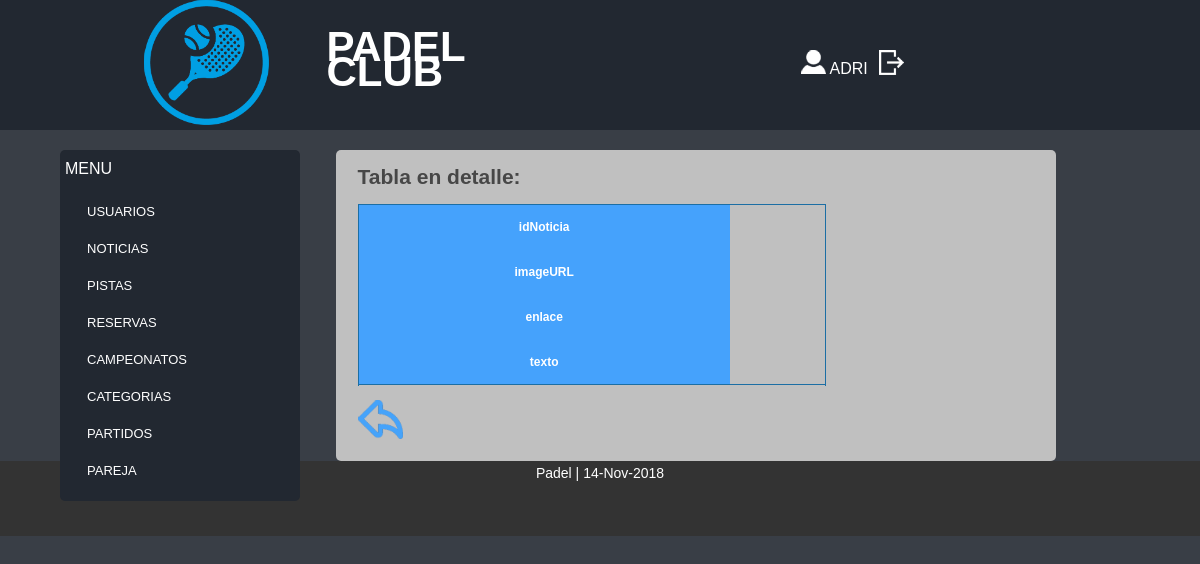
Before: /Controllers/NOTICIAS_Controller.php?action=SHOWCURRENT&idNoticia=1 (signed in) with the older database file.
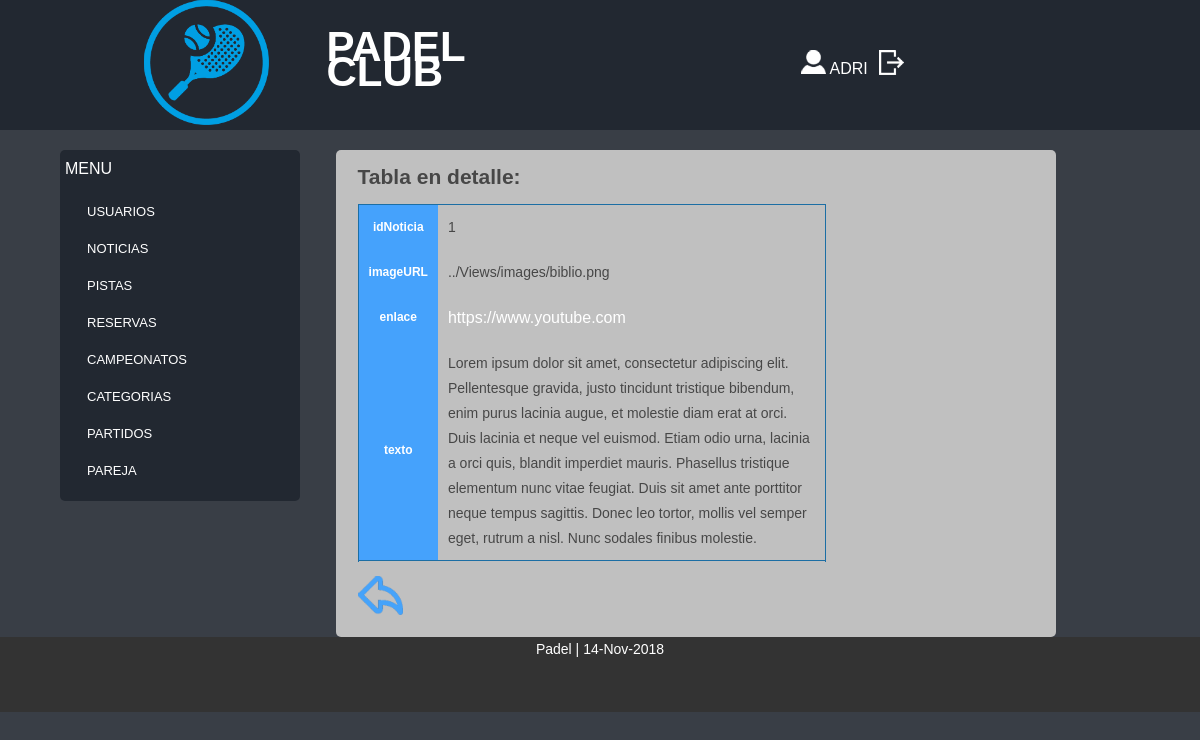
After: the same page with the newer database file.
### tables this page shows
CREATE TABLE `NOTICIA` (
  `idNoticia` int(11) NOT NULL,
  `imageURL` varchar(50) DEFAULT NULL,
  `enlace` varchar(50) DEFAULT NULL,
  `texto` text NOT NULL
);

### Functions/Authentication.php (called while the page is built)
<?php
function IsAuthenticated(){
	if (!isset($_SESSION['login'])){
		return false;
	}
	else{
		return true;
	}
}
?>

### Models/Access_DB.php (called while the page is built)
<?php
function ConnectDB()
{
    $mysqli = new mysqli("", 'root', '' , 'ABP_11');
	if ($mysqli->connect_errno) {
		include '../View/MESSAGE_View.php';
		new MESSAGE("Fallo al conectar a MySQL: (" . $mysqli->connect_errno . ") " . $mysqli->connect_error, './index.php');
		return false;
	}
	else{
		return $mysqli;
	}
}
?>

### Functions/ACL.php (called while the page is built)
<?php
include_once '../Models/USUARIOS_Model.php';
function comprobarRol($rol){
	$usuario = new USUARIOS_Model($_SESSION['login'],'','','','');
	$rolBD = $usuario->getRol();
	if($rolBD[0] == 'admin'){
		return true;
	}else{
		if($rol == $rolBD[0]){
			return true;
		}else{
			return false;
		}
	}
}
?>

### Models/USUARIOS_Model.php (called while the page is built, shortened)
<?php
class USUARIOS_Model {
	var $login;
	var $mysqli;
function __construct($login,$password,$rol,$nombre,$apellidos){
	$this->login = $login;
	include_once 'Access_DB.php';
	$this->mysqli = ConnectDB();
}
function getRol(){
	$sql = "SELECT rol
			FROM USUARIO
			WHERE (
				(login = '$this->login')
			)";
	$resultado = $this->mysqli->query($sql);
	if ($resultado->num_rows == 0){
		return 'El login no existe';
	}
	else{
		return mysqli_fetch_row($resultado);
	}
}
}
?>

### Models/NOTICIAS_Model.php (called while the page is built, shortened)
<?php
class NOTICIAS_Model {
	var $idNoticia;
	var $mysqli;
function __construct($idNoticia,$imageURL,$enlace,$texto){
	$this->idNoticia = $idNoticia;
	include_once 'Access_DB.php';
	$this->mysqli = ConnectDB();
}
function RellenaDatos(){
    $sql = "SELECT `idNoticia`, `imageURL`, `enlace`, `texto` from NOTICIA where idNoticia = '$this->idNoticia'";
	$result = $this->mysqli->query($sql);
	if($result ->num_rows >0){
		$tupla = mysqli_fetch_assoc($result);
		return $tupla;
	}
	else{
		return  false;
	}
}
}
?>

### Views/NOTICIA_SHOWCURRENT_View.php (the view)
<?php
class NOTICIAS_SHOWCURRENT {
	function __construct($array,$volver,$lista){
		$this->datos = $array;
		$this->volver = $volver;
		$this->lista = $lista;
		$this->render();
	}
	function render(){
		include 'Header.php';
?>
<h2>Tabla en detalle:</h2>
				<table class="tablas">
					<?php
							for($j=0;$j<count($this->lista);$j++){
								echo "<tr>";
								if(($this->lista)[$j]!='enlace'){
									echo "<th>".($this->lista)[$j]."</th><td>".$this->datos[($this->lista)[$j]]."</td>";
								}else{
									echo "<th>".($this->lista)[$j]."</th><td><a href='".$this->datos[($this->lista)[$j]]."' target='_blank'>".$this->datos[($this->lista)[$j]]."</a></td>";
									}
								echo "<tr>";
							}
					?>
				</table>
				<p><a href="<?php echo $this->volver?>"><img src="../Views/images/atras.png" title="Atrás" alt="Atrás"></a></p>
<?php
	include 'Footer.php';
	}
}
?>

### Controllers/NOTICIAS_Controller.php (shortened to what this page needs)
<?php
include_once '../Functions/Authentication.php';
include_once '../Models/NOTICIAS_Model.php';
include '../Views/NOTICIA_SHOWCURRENT_View.php';
include '../Functions/ACL.php';
$lista = array('idNoticia', 'imageURL','enlace', 'texto');
$alerta = "No tiene permisos para esta acción.";
	Switch ($_REQUEST['action']){
		case 'SHOWCURRENT':
			if(comprobarRol('admin')){
				$NOTICIAS = new NOTICIAS_Model($_REQUEST['idNoticia'], '', '', '');
				$valores = $NOTICIAS->RellenaDatos();
				new NOTICIAS_SHOWCURRENT($valores,'../Controllers/NOTICIAS_Controller.php',$lista);
			}else{
				new MESSAGE($alerta,'../index.php');
			}
				break;
	}
?>

### Views/Header.php (shortened to what this page needs)
<?php
	include_once '../Functions/Authentication.php';
?>
<!DOCTYPE html>
<html lang="en">
	<head>
		<link rel="stylesheet" href="../Views/css/style.css">
		<link rel="stylesheet" href="../Views/css/responsive.css">
		<link rel="stylesheet" href="../Views/css/tcal.css">
	</head>
	<body>
		<header>
				<div id="cabecera-izq">
					<div id="logo">
						<a href="../Controllers/USUARIOS_Controller.php"><img src="../Views/images/cabecera.png" alt="Padel" title="Padel"/></a>
					</div>
					<div id="titulo">
						<h1>
						Padel Club
						</h1>
					</div>
				</div>
				<div id="cabecera-der">
<?php
	if (IsAuthenticated()){
?>
					<div class="login">
						<div id="usuario"><a href="#"><img src="../Views/images/user.png" alt="Usuario" title="Usuario"> <?php echo $_SESSION['login']?></a></div>
						<div id="salir"><a href="../Functions/Desconectar.php"><img src="../Views/images/logout-blanco.png" alt="Salir" title="Salir"></a></div>
					</div>
<?php
	}else{
		?>
					<div class="login">
						<a href="../Controllers/Login_Controller.php">Login</a>
					</div>
<?php
	}
?>
		</div>
</header>
<?php
	if(IsAuthenticated()){
	include 'users_menuLateral.php';
	}
?>

### Views/users_menuLateral.php
<div class="cuerpo">
	<nav class="menu">
		<p>Menu</p>
		<ul>
		<?php
			if(comprobarRol('admin')){
				echo "<li><a href='./USUARIOS_Controller.php'>USUARIOS</a></li>";
			}
			if(comprobarRol('admin')){
				echo '<li><a href="./NOTICIAS_Controller.php">NOTICIAS</a></li>';
			}
			if(comprobarRol('deportista')){
				echo '<li><a href="./PISTAS_Controller.php">PISTAS</a></li>';
			}
			if(comprobarRol('deportista')){
				echo '<li><a href="./PISTAS_Controller.php?action=RESERVAS">RESERVAS</a></li>';
			}
			if(comprobarRol('admin')){
				echo '<li><a href="./CAMPEONATOS_Controller.php">CAMPEONATOS</a></li>';
			}
			if(comprobarRol('admin')){
				echo '<li><a href="./CATEGORIAS_Controller.php">CATEGORIAS</a></li>';
			}
			if(comprobarRol('admin')){
				echo '<li><a href="./PARTIDOS_Controller.php">PARTIDOS</a></li>';
			}
			if(comprobarRol('PAREJA')){
				echo '<li><a href="./PAREJA_Controller.php">PAREJA</a></li>';
			}
		?>
		</ul>
	</nav>
	<section class="content">

### Views/Footer.php
		</section>
	</div>
		<footer id="pie">
			<p>Padel | <?php echo date("d-M-Y", mktime()); ?></p>
		</footer>
	</body>
</html>

### Views/css/style.css (style rules this page uses)
* { margin:0px; padding:0px; }
html, body { width:100%; padding:0; margin:0; }
body { background: #393E46;color: #474747;font: 14px/25px Arial, Helvetica, sans-serif; }
header { background:#222831; height: 130px; position:fixed; width:100%; overflow:hidden; top:0px; display:block; }
h1 { text-transform:uppercase; color:#ffffff; font-size:42px; text-decoration:none; font-weight:22px; }
#logo { width:27%; float:left; height:100%; }
#titulo { margin-top:7%; width:50%; float:left; height:100%; }
#cabecera-der { float:right; width:35%; height:100%; }
#cabecera-izq { float:left; width:40%; margin-left:12%; height:100%; }
.login { margin-top:12%; margin-left:5%; float:left; }
.login a { text-transform:uppercase; color:#ffffff; font-size:16px; text-decoration:none; }
#usuario { width:85%; float:left; }
#salir { width:15%; float:right; }
nav { position:fixed; width:12%; min-height:270px; background-color:#222831; margin-left:12%; margin-top:150px; border-radius: 5px; }
.menu ul { list-style: none; margin: 0; display: block; padding: 12px; float:left; }
.menu p { padding:6px 5px 0px 5px; text-transform:uppercase; color:#ffffff;font-size:16px; }
.menu ul li { position: relative;width:100%;float: left; padding: 6px 5px 0px 5px; overflow:hidden; }
.menu ul li a { font-size: 13px; line-height:14px;color:#ffffff;display: block;padding: 6px 10px;margin-bottom: 5px;z-index: 6;position: relative; text-transform:uppercase; text-decoration: none; }
.content a { text-decoration:none; color: #FFFFFF; font-size:16px; }
.content { background:#c0c0c0; border-radius: 5px; margin-right:12%; margin-top:150px; margin-left:12%; width:60%; float:right; overflow:hidden; }
.content p,h2,h3,h4,form,table { margin-left:3%; margin-right:3%; margin-top:2%; margin-bottom:2%; }
.tablas { border: 1px solid #1C6EA4; border-collapse: collapse; overflow-x:auto; }
td { padding:10px; }
th { background-color: #45A2FC; padding:10px; color: #FFFFFF; font-size: 12px; }
footer { clear:both; margin-top:2%; background-color:#333; width:100%; text-align:center; color:#FFFFFF; min-height:75px; }

### Views/css/responsive.css (style rules this page uses)
@media only screen and (max-width: 1500px) { section { width:57%; } }
@media only screen and (max-width: 1500px) { #logo { width:35%; } }

Changed rows visible on the page:
added noticia: idNoticia "1", imageURL "../Views/images/biblio.png", enlace "https://www.youtube.com", texto "Lorem ipsum dolor sit amet, consectetur adipiscing elit. Pellentesque gravida, justo tincidunt tristique bibendum, enim purus lacinia augue, et molestie diam erat at orci. Duis lacinia et neque vel euismod. Etiam odio urna, lacinia a orci quis, blandit imperdiet mauris. Phasellus tristique elementum nunc vitae feugiat. Duis sit amet ante porttitor neque tempus sagittis. Donec leo tortor, mollis vel semper eget, rutrum a nisl. Nunc sodales finibus molestie."
Other visible differences:
new list line: "idNoticia"
new list line: "imageURL"
new list line: "enlace"
new list line: "texto"
list line gone: "idNoticia"
list line gone: "imageURL"
list line gone: "enlace"
list line gone: "texto"
